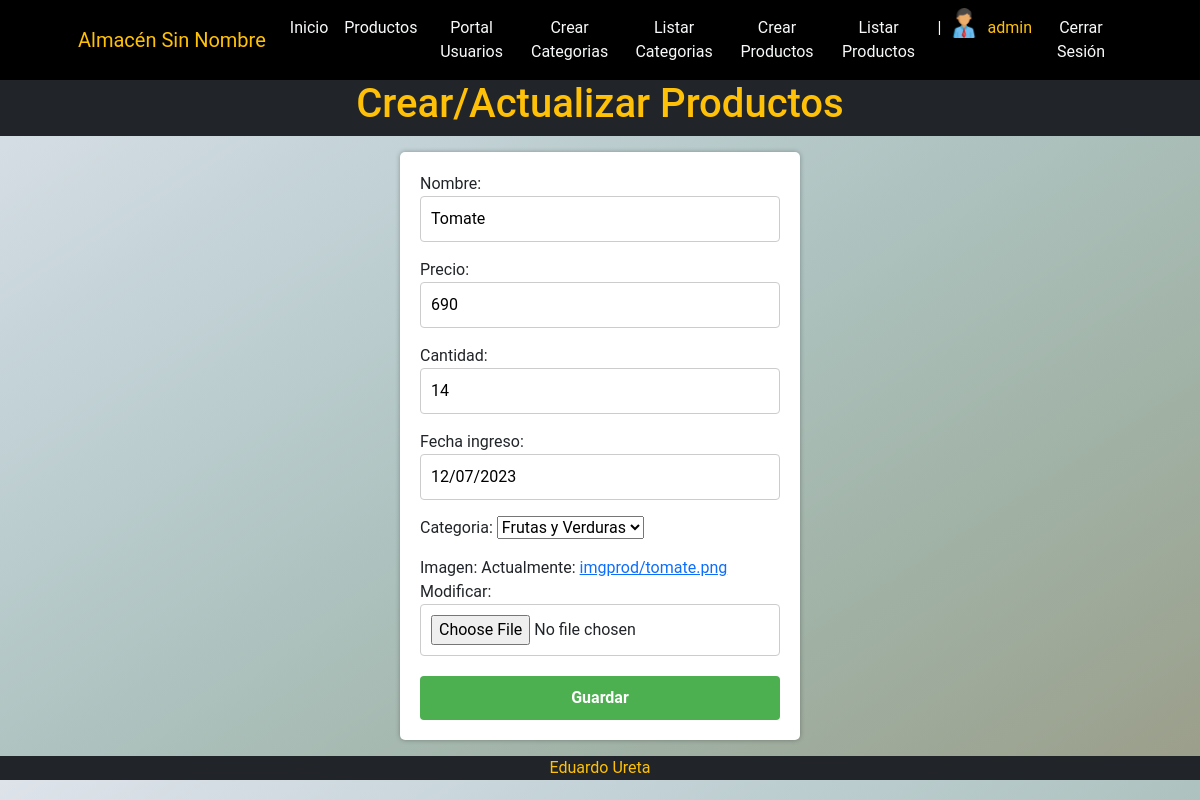
Page /productos/productos/update/1 (signed in) on the earlier database version.
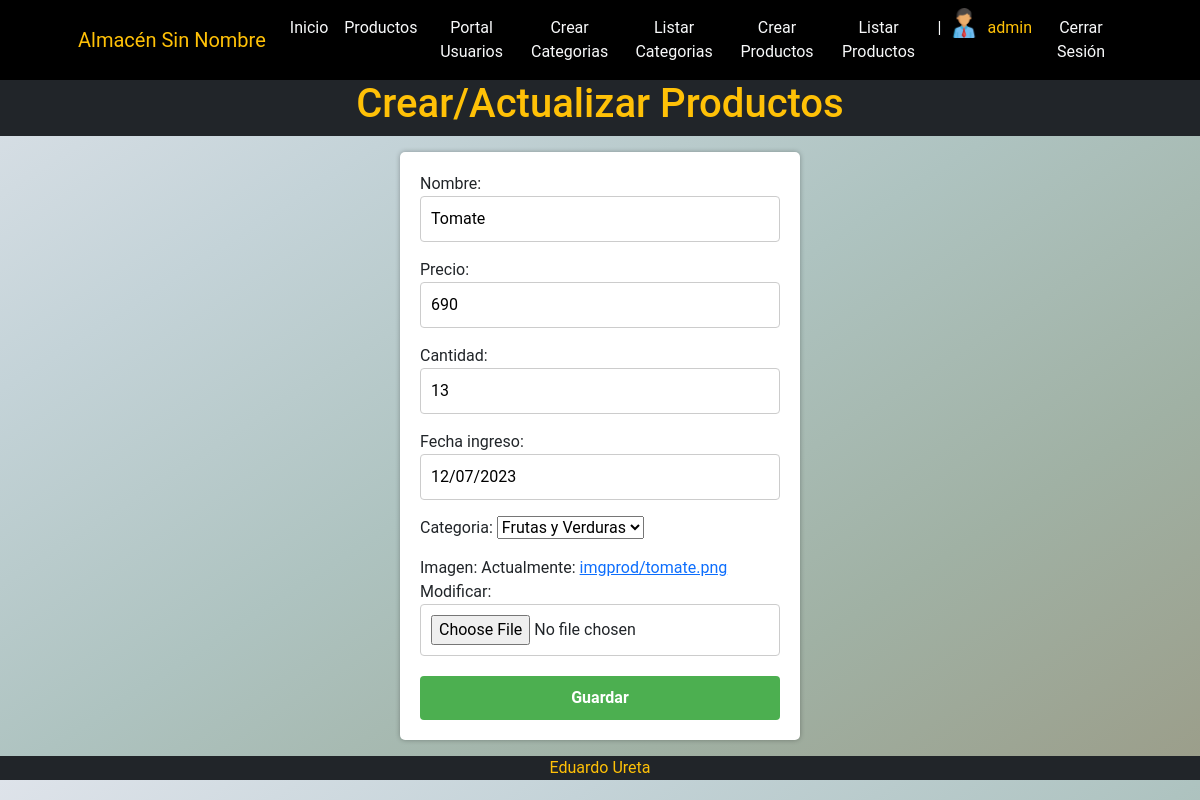
Same page on the later database version.
### apps/productos/models.py (models this page shows, shortened)
class Productos(models.Model):
    nombre = models.CharField(max_length=50, null=False)
    precio = models.PositiveIntegerField(null=False)
    cantidad = models.PositiveIntegerField(null=False)
    fecha_ingreso = models.DateField(default=timezone.now, null=False)
    categoria = models.ForeignKey(Categoria, on_delete=models.PROTECT)
    imagen = models.ImageField(upload_to="imgprod",blank=False, null=True)

class Categoria (models.Model):
    nombre = models.CharField(max_length=20, null=False)
    descripcion = models.CharField(max_length=20, null=True)
    imagen = models.ImageField(upload_to="imgprod",blank=False, null=True)
    def __str__(self):
        return self.nombre

### apps/productos/views.py (the view)
# urls.py: path('productos/update/<int:pk>', views.ProductosUpdate.as_view(), name='productos_update'),
class ProductosUpdate(UpdateView):
    model = models.Productos
    form_class = ProductosForm
    success_url = reverse_lazy("productos:productos_list")

### apps/productos/forms.py
class ProductosForm(forms.ModelForm):
    class Meta:
        model = models.Productos
        fields = ["nombre", "precio", "cantidad", "fecha_ingreso", "categoria", "imagen"]

### apps/carrito/context_processor.py (called while the page is built)
def total_carrito(request):
    total = 0
    if request.user.is_authenticated:
        if "carrito" in request.session:
            for key, value in request.session["carrito"].items():
                total += int(value["acumulado"])
    return {"total_boleta": total}

### apps/productos/templates/productos/productos_form.html (shortened to what this page needs)
{% extends 'productos/index.html' %}
{% block TITULO %}
    <h1>Crear/Actualizar Productos</h1>
{% endblock TITULO %}
{% block BODY %}
    <div class="formulario">
        <form method="post" enctype="multipart/form-data">
            <div class="form-group">
                {{form.as_p}}
            </div>
            <button type="submit" class="btn btn-outline-primary ">Guardar</button>
        </form>
    </div>
{% endblock BODY %}

Differences in the rows shown:
changed Productos "Frutas y Verduras": cantidad "14" → "13"
